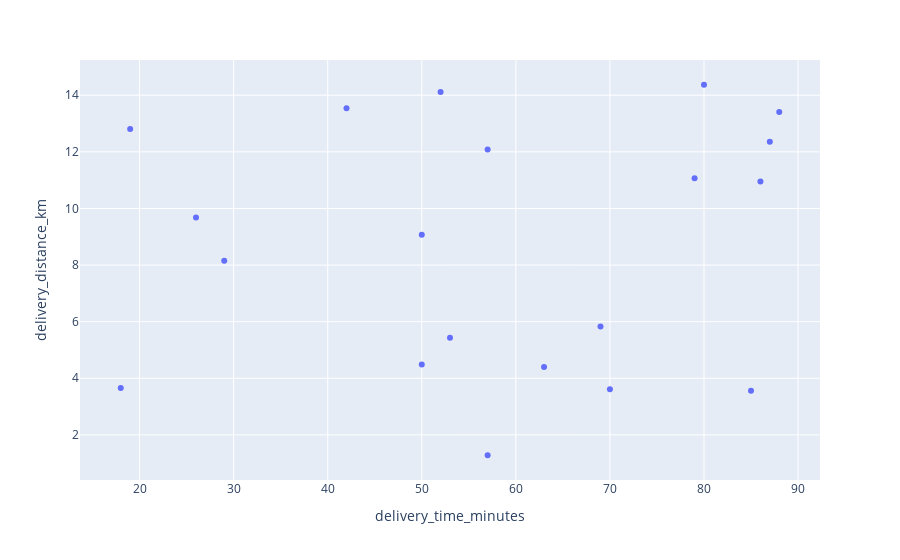

The cell this chart's notebook holds for it:
### Code cell
# Next, we are going to make a simple scatter plot comparing the delivery time in minutes on the xaxis and
# the delivery distance on the y axis, using the first 20 colums of the dataset.
fig2 = px.scatter(dfdo20, x="delivery_time_minutes", y="delivery_distance_km")
fig2.show()

### Figure 1 — Plotly figure (JSON) as saved in the notebook; plotly's stock layout.template omitted (floating-point values rounded to 4 significant figures)
{"data": [{"hovertemplate": "delivery_time_minutes=%{x}<br>delivery_distance_km=%{y}<extra></extra>", "legendgroup": "", "marker": {"color": "#636efa", "symbol": "circle"}, "mode": "markers", "name": "", "orientation": "v", "showlegend": false, "type": "scatter", "x": [57, 70, 63, 85, 86, 50, 18, 29, 42, 50, 69, 87, 52, 26, 88, 53, 57, 79, 80, 19], "xaxis": "x", "y": [1.28, 3.61, 4.4, 3.56, 10.95, 4.49, 3.66, 8.15, 13.54, 9.07, 5.83, 12.36, 14.11, 9.68, 13.41, 5.43, 12.08, 11.07, 14.37, 12.81], "yaxis": "y"}], "layout": {"legend": {"tracegroupgap": 0}, "margin": {"t": 60}, "xaxis": {"anchor": "y", "domain": [0, 1], "title": {"text": "delivery_time_minutes"}}, "yaxis": {"anchor": "x", "domain": [0, 1], "title": {"text": "delivery_distance_km"}}}}
